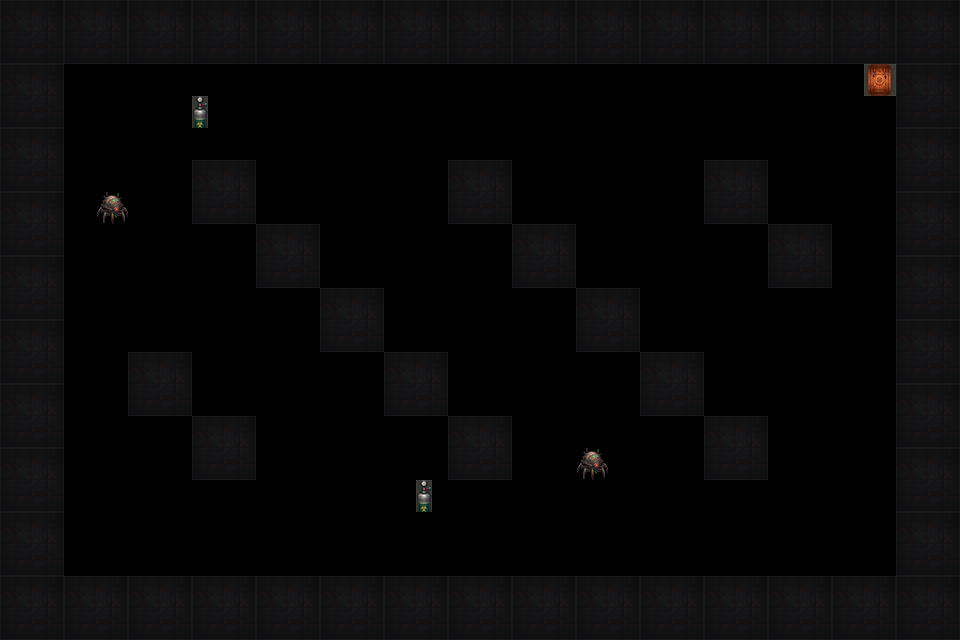

The image is a tile-based game level rendered from a .tmx file. Its description and complete source (layers, tilesets, objects, tile grids) follow:
An orthogonal 30x20 tile map with 32x32 px tiles, 1 tile layer (Слой тайлов 1), 5 tilesets.

<map version="1.10" tiledversion="1.11.2" orientation="orthogonal" renderorder="right-down" width="30" height="20" tilewidth="32" tileheight="32" infinite="0" nextlayerid="4" nextobjectid="1">
 <tileset firstgid="1" source="walls.tsx" />
 <tileset firstgid="5" source="doors.tsx" />
 <tileset firstgid="6" source="Oxigen.tsx" />
 <tileset firstgid="10" source="Oxigen.tsx" />
 <tileset firstgid="11" source="enemy.tsx" />
 <layer id="1" name="Слой тайлов 1" width="30" height="20">
  <data encoding="csv">
1,2,1,2,1,2,1,2,1,2,1,2,1,2,1,2,1,2,1,2,1,2,1,2,1,2,1,2,1,2,
3,4,3,4,3,4,3,4,3,4,3,4,3,4,3,4,3,4,3,4,3,4,3,4,3,4,3,4,3,4,
1,2,0,0,0,0,0,0,0,0,0,0,0,0,0,0,0,0,0,0,0,0,0,0,0,0,0,5,1,2,
3,4,0,0,0,0,10,0,0,0,0,0,0,0,0,0,0,0,0,0,0,0,0,0,0,0,0,0,3,4,
1,2,0,0,0,0,0,0,0,0,0,0,0,0,0,0,0,0,0,0,0,0,0,0,0,0,0,0,1,2,
3,4,0,0,0,0,1,2,0,0,0,0,0,0,1,2,0,0,0,0,0,0,1,2,0,0,0,0,3,4,
1,2,0,11,0,0,3,4,0,0,0,0,0,0,3,4,0,0,0,0,0,0,3,4,0,0,0,0,1,2,
3,4,0,0,0,0,0,0,1,2,0,0,0,0,0,0,1,2,0,0,0,0,0,0,1,2,0,0,3,4,
1,2,0,0,0,0,0,0,3,4,0,0,0,0,0,0,3,4,0,0,0,0,0,0,3,4,0,0,1,2,
3,4,0,0,0,0,0,0,0,0,1,2,0,0,0,0,0,0,1,2,0,0,0,0,0,0,0,0,3,4,
1,2,0,0,0,0,0,0,0,0,3,4,0,0,0,0,0,0,3,4,0,0,0,0,0,0,0,0,1,2,
3,4,0,0,1,2,0,0,0,0,0,0,1,2,0,0,0,0,0,0,1,2,0,0,0,0,0,0,3,4,
1,2,0,0,3,4,0,0,0,0,0,0,3,4,0,0,0,0,0,0,3,4,0,0,0,0,0,0,1,2,
3,4,0,0,0,0,1,2,0,0,0,0,0,0,1,2,0,0,0,0,0,0,1,2,0,0,0,0,3,4,
1,2,0,0,0,0,3,4,0,0,0,0,0,0,3,4,0,0,11,0,0,0,3,4,0,0,0,0,1,2,
3,4,0,0,0,0,0,0,0,0,0,0,0,10,0,0,0,0,0,0,0,0,0,0,0,0,0,0,3,4,
1,2,0,0,0,0,0,0,0,0,0,0,0,0,0,0,0,0,0,0,0,0,0,0,0,0,0,0,1,2,
3,4,0,0,0,0,0,0,0,0,0,0,0,0,0,0,0,0,0,0,0,0,0,0,0,0,0,0,3,4,
1,2,1,2,1,2,1,2,1,2,1,2,1,2,1,2,1,2,1,2,1,2,1,2,1,2,1,2,1,2,
3,4,3,4,3,4,3,4,3,4,3,4,3,4,3,4,3,4,3,4,3,4,3,4,3,4,3,4,3,4
</data>
 </layer>
</map>
